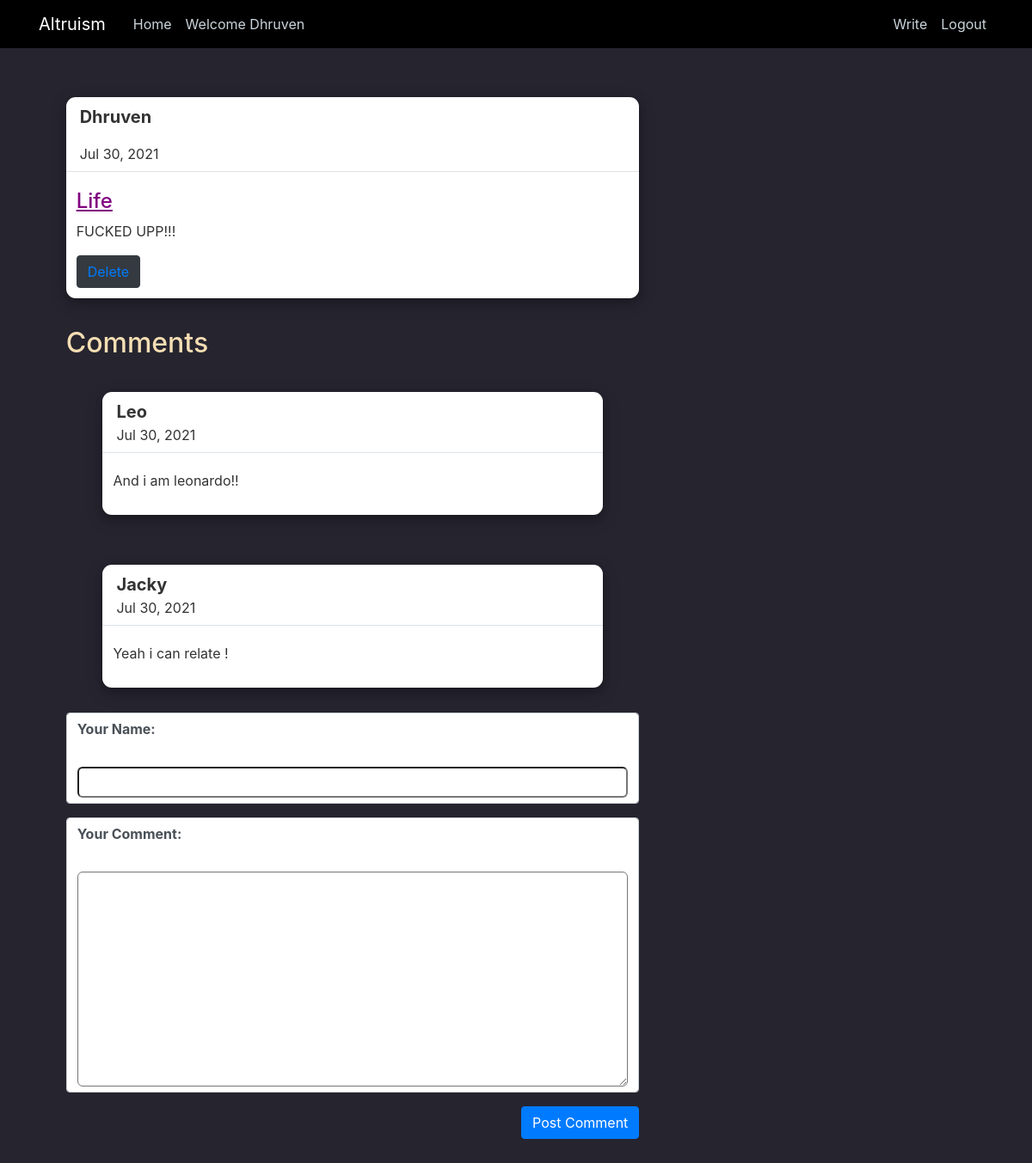
Page /posts/life (signed in) on the committed database.
### blog/models.py (models this page shows, shortened)
class Post(models.Model):
    title = models.CharField(max_length=200)
    body = models.TextField()
    author = models.ForeignKey(User,on_delete=models.SET_NULL,related_name="posts",null = True)
    date = models.DateTimeField(auto_now_add=True)
    slug = models.SlugField(default="", null=False, editable=False,)
    fake = models.BooleanField(default=False)

class Comment(models.Model):
    user_name = models.CharField(max_length=150)
    text = models.TextField()
    post = models.ForeignKey(Post,on_delete=models.CASCADE, related_name="comments")

### blog/views.py (the view, shortened to what this page needs)
# urls.py: path("posts/<slug:slug>", views.PostDetailView.as_view(),name="post-detail-page"),
class PostDetailView(View):
    def get(self,request,slug):
        post = Post.objects.get(slug=slug)
        context = {
            "post":post,
            "comment_form": CommentForm(),
            "comments": post.comments.all().order_by("-id")
        }
        return render(request,"blog/post-detail.html",context)

### blog/forms.py
class CommentForm(forms.ModelForm):
    class Meta:
        model = Comment
        fields = ["user_name","text"]
        labels = {
            "user_name": "Your Name",
            "text": "Your Comment"
        }

### blog/templates/blog/post-detail.html (shortened to what this page needs)
{% extends "blog/base.html" %}
{% block content %}
<div class="d-flex justify-content-center row">
    <div class="col-md-11">
        <div class="bg-white comment-section">
            <div class="d-flex flex-row user p-2">
                <div class="d-flex flex-column ml-2">
                    <p class="name font-weight-bold" style="text-transform: capitalize">{{post.author}}</p>
                    <span>{{post.date|date:"M d, Y"}}</span>
                </div> <br />
            </div>
            <div class="d-flex justify-content-between p-1 border-top">
                <div class="mt-2 p-2">
                    <h4 style="color:purple"><u>{{post.title}}</u></h4>
                    <p>{{post.body}}</p>
                    {% if user.is_authenticated %}
                    {% if user.id == post.author.id %}
                    <button class="btn btn-dark" type="button">
                        <a type="button" style="float: right;" href="{% url 'delete' post.slug %}"> Delete </a>
                    </button>
                    {% endif %}
                    {% endif %}
                </div>
            </div>
        </div>
        <div>
            <h2>Comments</h2>
            {% for comment in comments %}
            <div class="container mt-8">
                <div class="d-flex justify-content-center row">
                    <div class="col-md-11">
                        <div class="bg-white comment-section">
                            <div class="d-flex flex-row user p-2">
                                <div class="d-flex flex-column ml-2"><strong
                                        class="name font-weight-bold">{{comment.user_name}}</strong>
                                    <span>{{post.date|date:"M d, Y"}}</span>
                                </div> <br />
                            </div>
                            <div class="d-flex justify-content-between p-1 border-top">
                                <div class="mt-2 p-2">
                                    <p>{{comment.text}}</p>
                                </div>
                            </div>
                        </div>
                    </div>
                </div>
            </div>
            {% endfor %}
            <form action="{% url 'post-detail-page' post.slug %}" method="POST">
                    {% for form_field in comment_form %}
                    <div class="form-control">
                        <strong>{{form_field.label_tag}}</strong><br />
                        {{form_field}}
                    </div>
                    {% endfor %}
                    <button class="btn btn-primary" style="float:right">Post Comment</button>
                    <br/>
                    <br/>
                    <br/>
            </form>
        </div>
    </div>
</div>
</div>
{% endblock %}

### blog/templates/blog/base.html (shortened to what this page needs)
{% load static %}
<!DOCTYPE html>
{% load static %}
<html>
<head>
  <link rel="stylesheet" href="https://maxcdn.bootstrapcdn.com/bootstrap/4.0.0/css/bootstrap.min.css"
>
  <link rel="stylesheet" href="https://cdnjs.cloudflare.com/ajax/libs/font-awesome/4.7.0/css/font-awesome.min.css">
  {% block css_files %}
  <link rel="stylesheet" type="text/css" href="{% static 'blog/style.css' %}" />
  {% endblock %}
</head>
<body>
  <header class="site-header">
    <nav class="navbar navbar-expand-md navbar-dark bg-steel fixed-top">
      <div class="container">
        <a class="navbar-brand mr-4" href="{% url 'post-list-page' %}">Altruism</a>
        <div class="collapse navbar-collapse" id="navbarToggle">
          <div class="navbar-nav mr-auto">
            <a class="nav-item nav-link" href="{% url 'post-list-page' %}">Home</a>
            <ul class="nav justify-content-center">
                <a class="nav-item nav-link" style="text-transform: capitalize" href="#">Welcome {{user.username}}</a>
            </ul>
          </div>
          <div class="navbar-nav">
            {% if user.is_authenticated %}
            <a class="nav-item nav-link" href="{% url 'write-post' %}">Write</a>
            <a class="nav-item nav-link" href="{% url 'logout' %}">Logout</a>
            {% else %}
            <a class="nav-item nav-link" href="{% url 'register' %}">Register</a>
            <a class="nav-item nav-link" href="{% url 'login' %}">Login</a>
            {% endif %}
          </div>
        </div>
      </div>
    </nav>
  </header>
  <main role="main" class="container">
    <div class="row">
      <div class="col-md-8">
        {% block content %}{% endblock %}
      </div>
  </main>
</body>
</html>

### blog/static/blog/style.css (style rules this page uses)
body { background: #26242f; color: #333333; margin-top: 5rem; }
h1, h2, h3, h4, h5, h6 { color: wheat; }
ul { margin: 0; }
.bg-steel { background-color: black; }
.site-header .navbar-nav .nav-link { color: #cbd5db; }
.comment-section { display: block; border-radius: 11px; box-shadow: 0 4px 8px 0 rgba(0, 0, 0, 0.2), 0 6px 20px 0 rgba(0, 0, 0, 0.19); margin-top: 5%; margin-bottom: 5%; max-width: 700px; margin-left: auto; margin-right: auto }
.name { font-size: 20px }
.form-control { margin-bottom:1rem; }
.form-control label { font-weight:bold; margin-bottom: 0.5rem; display: block; }
.form-control input, .form-control textarea { display: block; width:100%; font:inherit; padding: 0.25rem; border-radius:6px; }

### rows in the picture
Post: author "Dhruven", date "Jul 30, 2021", title "Life", body "FUCKED UPP!!!"
Comment: user_name "Leo", text "And i am leonardo!!"
Comment: user_name "Jacky", text "Yeah i can relate !"

### other values in the picture
{{ user.username }} "Dhruven"
